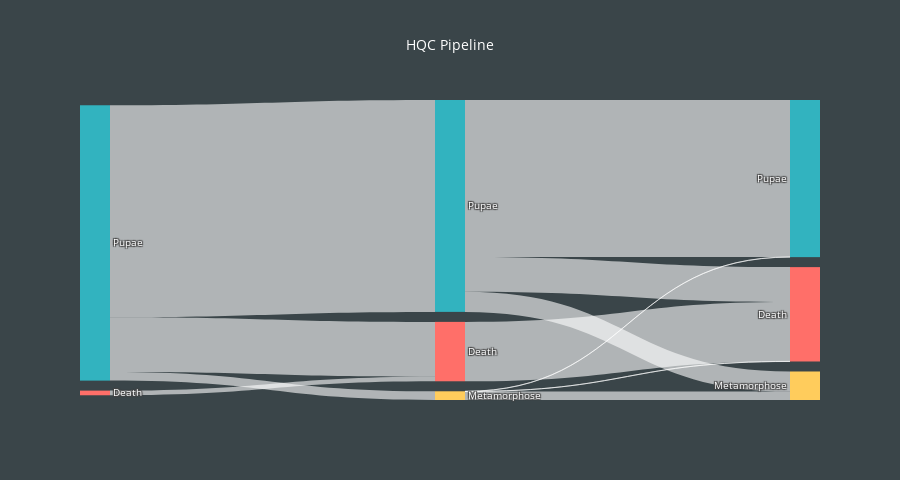

The notebook cell this image was saved under:
### Code cell
data_trace = dict(
    type='sankey',
    domain = dict(
      x =  [0,1],
      y =  [0,1]
    ),
    orientation = "h",
    valueformat = ".0f",
    node = dict(
      pad = 10,
      thickness = 30,
      line = dict(
        color = "black",
        width = 0
      ),
        font = dict(
      size = 20,
        color = '#ffffff'
    ),
      label = [
'Pupae',
'Death',  
'Death',            
'Metamorphose',
'Pupae',
'Death',            
'Metamorphose',
'Pupae'],
color = ['#32b3bf',
              '#ff6f69',
         '#ff6f69',
         '#ffcc5c',
         '#32b3bf',
         '#ff6f69',
         '#ffcc5c',
         '#32b3bf']
,
      #color = sankey_df['Color']
    ),
    link = dict(
      source = sankey_df['source'].dropna(axis=0, how='any'),
      target = sankey_df['target'].dropna(axis=0, how='any'),
      value = sankey_df['count'].dropna(axis=0, how='any'),
      #color = sankey_df['Color'],
  )
)

layout =  dict(
    title = "HQC Pipeline",
    height = 480,
    paper_bgcolor='rgb(58,69,73)',
    plot_bgcolor='rgb(58,69,73)',
    font = dict(
      size = 10,
        color = '#ffffff'
    ),    
)

fig = dict(data=[data_trace], layout=layout)
print(po.plot(fig, validate=False, filename = 'lifecycle-sankey.html', show_link=False))
iplot(fig, validate=False, show_link=False)

### Figure 1 — Plotly figure (JSON) as saved in the notebook; plotly's stock layout.template omitted (floating-point values rounded to 4 significant figures)
{"data": [{"domain": {"x": [0, 1], "y": [0, 1]}, "link": {"source": [0, 0, 0, 1, 3, 4, 2, 4, 3, 3, 4], "target": [2, 3, 4, 2, 5, 5, 5, 6, 6, 7, 7], "value": [1062, 169, 4109, 90, 2, 676, 1152, 389, 164, 3, 3044]}, "node": {"color": ["#32b3bf", "#ff6f69", "#ff6f69", "#ffcc5c", "#32b3bf", "#ff6f69", "#ffcc5c", "#32b3bf"], "font": {"color": "#ffffff", "size": 20}, "label": ["Pupae", "Death", "Death", "Metamorphose", "Pupae", "Death", "Metamorphose", "Pupae"], "line": {"color": "black", "width": 0}, "pad": 10, "thickness": 30}, "orientation": "h", "type": "sankey", "valueformat": ".0f"}], "layout": {"font": {"color": "#ffffff", "size": 10}, "height": 480, "paper_bgcolor": "rgb(58,69,73)", "plot_bgcolor": "rgb(58,69,73)", "title": "HQC Pipeline"}}
